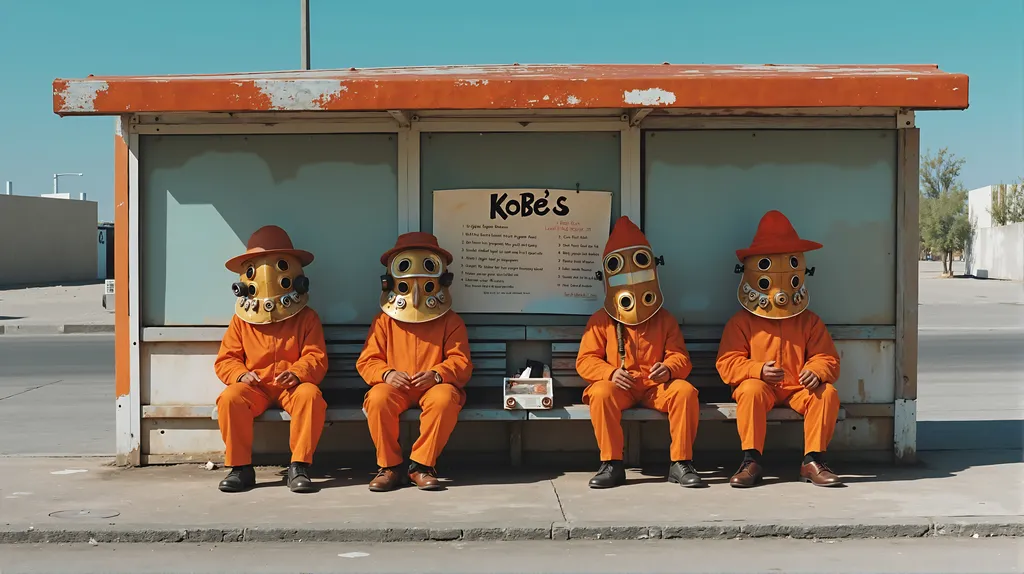
#> input picture examples/I2C/alien.jpg, 1024 x 574 px
$ python -i visualization.py   (imports and definitions only)
#> lines starting #> are read from the running program, lines starting #| are printed output that depends on the picture
import os
import cv2
import random
import open3d
import imageio
import numpy as np
from PIL import Image
import matplotlib.pyplot as plt
from typing import List, Tuple, Union
from pathlib import Path
from .puzzles_utils import calculate_iou

# [48 lines left out: functions pad_to_multiple_of_16, visualize_puzzles_sequence, not called in this run]


def visualize_puzzles_regions(image: np.ndarray,
                              boxes: List[Tuple[int, int, int, int]]=None,
                              masks: np.ndarray=None,
                              puzzle_colors: List[Tuple[int, int, int]]=None,
                              save_path: Path=None,
                              alpha_ratio: float=0.5,
                              save_per_frame: bool=False,
                              ) -> None:
    height, width = image.shape[:2]
    image = Image.fromarray(image).convert('RGBA')

    if boxes is not None:
        masks = []
        for box in boxes:
            mask = np.zeros((height, width), dtype=np.uint8)
            x1, y1, x2, y2 = box
            mask[y1:y2, x1:x2] = 255
            mask = Image.fromarray(mask).convert('L')
            masks.append(mask)
    elif masks is not None:
        new_masks = []
        for mask in masks:
            mask = mask.astype(np.uint8).reshape(height, width) * 255
            mask = Image.fromarray(mask).convert('L')
            new_masks.append(mask)
        masks = new_masks
    else:
        raise ValueError("Either boxes or masks should have values.")

    if save_per_frame:
        base_dir = Path(str(save_path).split('.')[0])
        if not os.path.exists(base_dir):
            os.makedirs(base_dir)

    video_frames = []
    for m_i, mask in enumerate(masks):
        mask_rgba = Image.new('RGBA', (image.size))
        mask_rgba.paste(puzzle_colors[m_i], mask=mask)
        alpha = int(255 * alpha_ratio)
        mask_rgba.putalpha(mask.point(lambda p: alpha if p > 0 else 0))
        image = Image.alpha_composite(image, mask_rgba)
        if save_per_frame:
            save_perframe_path = base_dir / f"puzzle_{m_i}.png"
            image.save(save_perframe_path, format='PNG')
            video_frames.append(image.copy())
    image.save(save_path, format='PNG')

    if save_per_frame:
        frames_np = [np.array(frame.convert('RGB')) for frame in video_frames]
        frames_np = [pad_to_multiple_of_16(frame) for frame in frames_np]
        # save video frames as a video
        imageio.mimsave(
            str(base_dir / "puzzles_video.mp4"),
            frames_np,
            fps=1,
            codec='libx264',
            quality=8,
        )


# [72 lines left out: function visualize_boxes, not called in this run]

class VisOpen3D:
    # [25 lines left out: function __init__, not called in this run]

    def __del__(self):
        self.__vis.destroy_window()

    # [4 lines left out: function render, not called in this run]

    def poll_events(self):
        self.__vis.poll_events()

    def update_renderer(self):
        self.__vis.update_renderer()

    def run(self):
        self.__vis.run()

    def destroy_window(self):
        self.__vis.destroy_window()

    def add_geometry(self, data):
        self.__vis.add_geometry(data)

    # [38 lines left out: functions update_point_cloud_visualization, update_view_point, update_view_point_by_param, get_view_point_intrinsics, get_view_point_extrinsics, not called in this run]

    def get_view_control(self):
        return self.__vis.get_view_control()

    # [26 lines left out: functions save_view_point, load_view_point, convert_to_open3d_param, capture_screen_float_buffer, not called in this run]

    def save_camera_params(self, intrinsics, extrinsics, filename):
        np.savez(filename, intrinsics=intrinsics, extrinsics=extrinsics)

    def capture_screen_image(self, filename):
        self.__vis.capture_screen_image(filename, do_render=True)

    # [184 lines left out: functions capture_depth_float_buffer, capture_depth_image, draw_camera, draw_points3D, vis_camera, draw_points3D and 3 more, not called in this run]

>>> import cv2
>>> picture = cv2.imread('../examples/I2C/alien.jpg', cv2.IMREAD_GRAYSCALE)
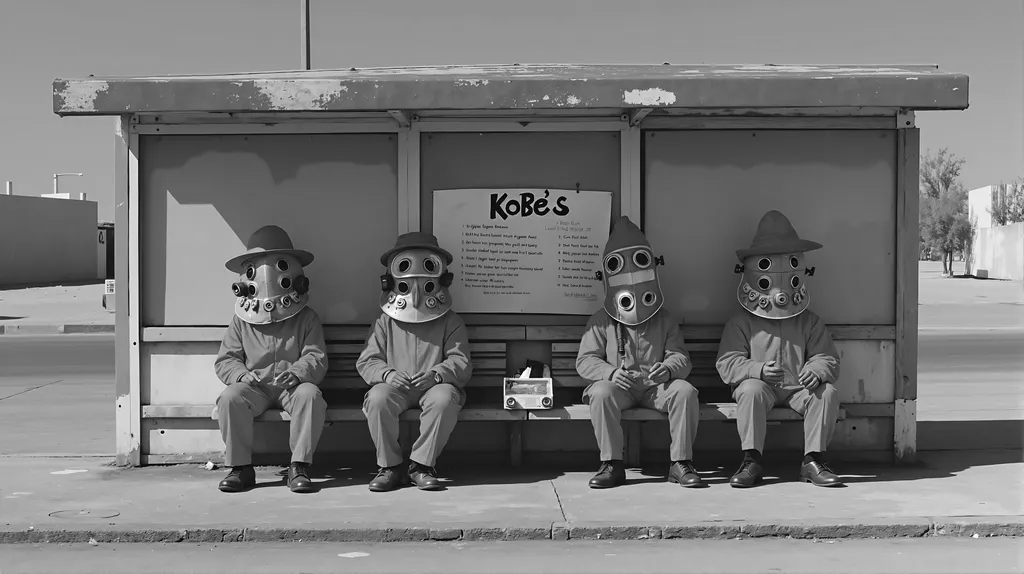
#> picture: shape (574, 1024); min 0, max 255, mean 119
>>> result = visualize_puzzles_regions(picture)
#> (the run stopped early here; a loop or call above may not have finished)

$ run again, on examples/I2C/boys.jpg
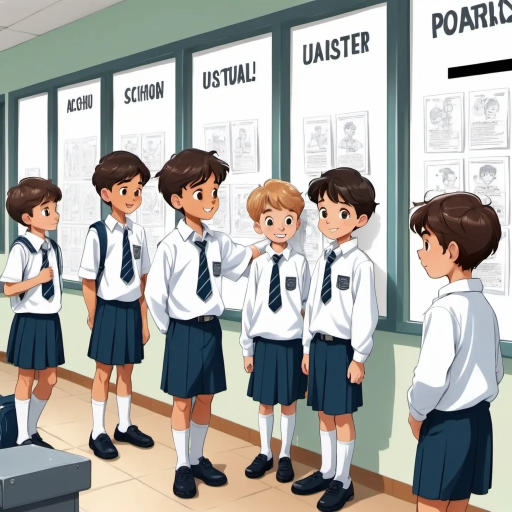
#> input picture examples/I2C/boys.jpg, 1024 x 1024 px (shown at 1/2 size)
#> `picture = cv2.imread('../examples/I2C/alien.jpg', cv2.IMREAD_GRAYSCALE)`:
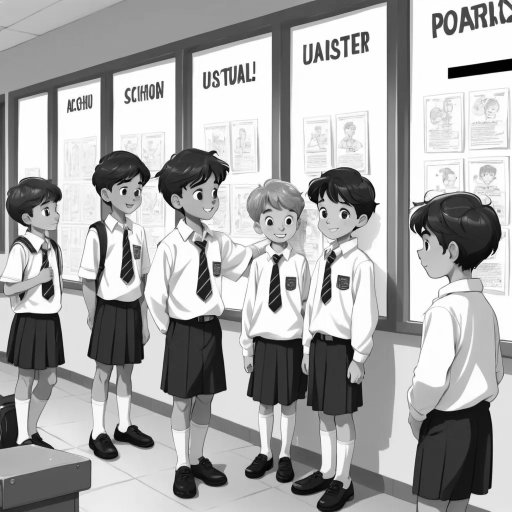
#> picture: shape (1024, 1024) (shown at 1/2 size); min 0, max 255, mean 167.7

$ run again, on examples/I2C/indoor.jpg
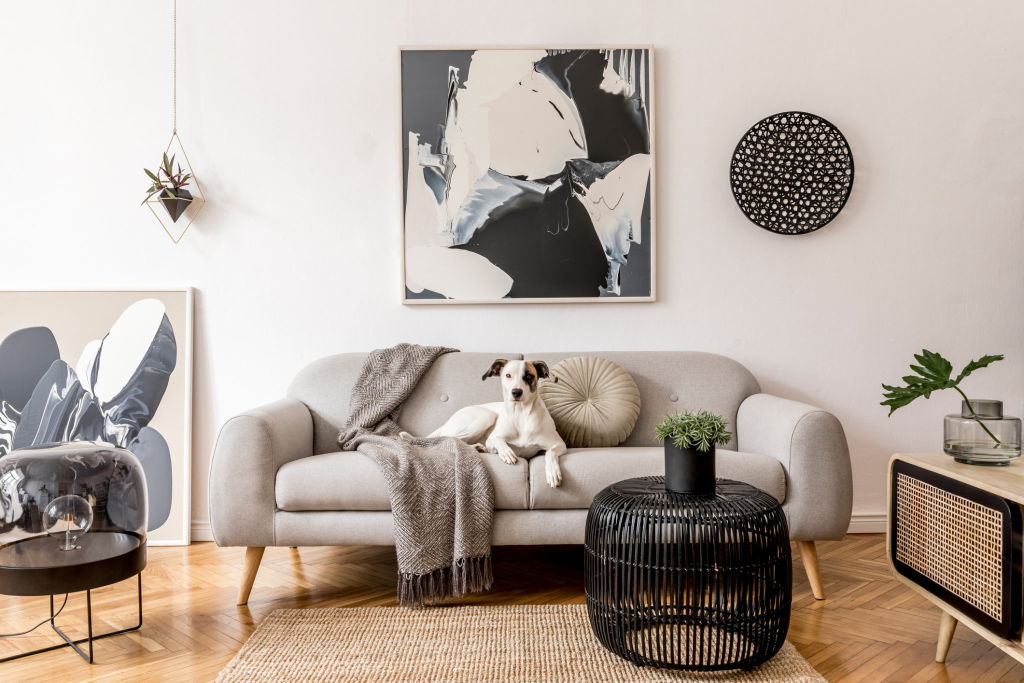
#> input picture examples/I2C/indoor.jpg, 2048 x 1365 px (shown at 1/2 size)
#> `picture = cv2.imread('../examples/I2C/alien.jpg', cv2.IMREAD_GRAYSCALE)`:
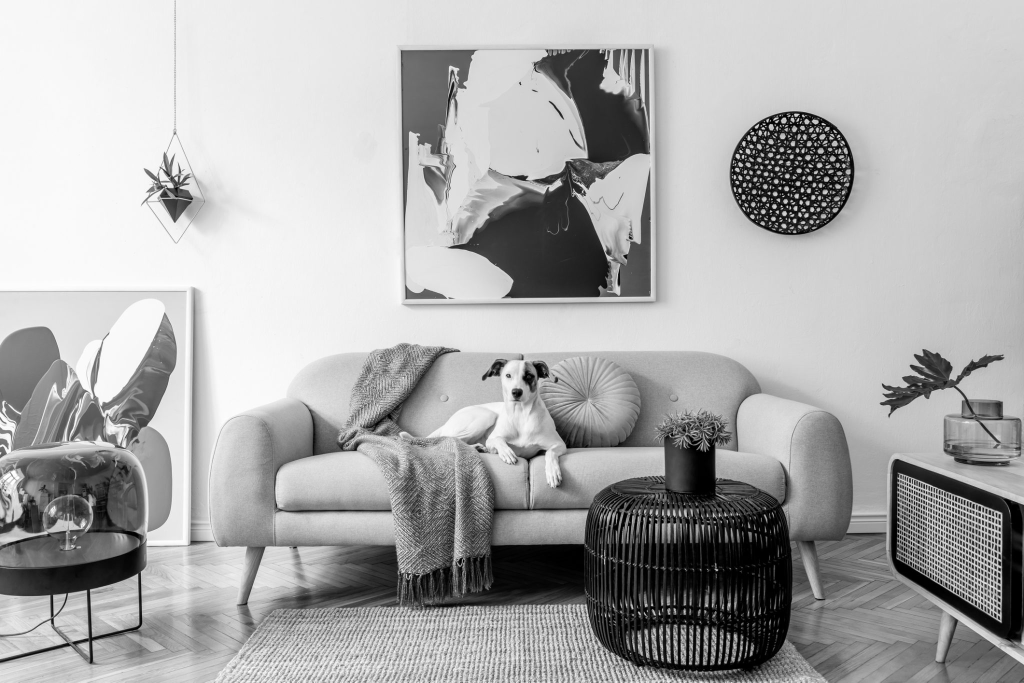
#> picture: shape (1365, 2048) (shown at 1/2 size); min 0, max 255, mean 171.1
